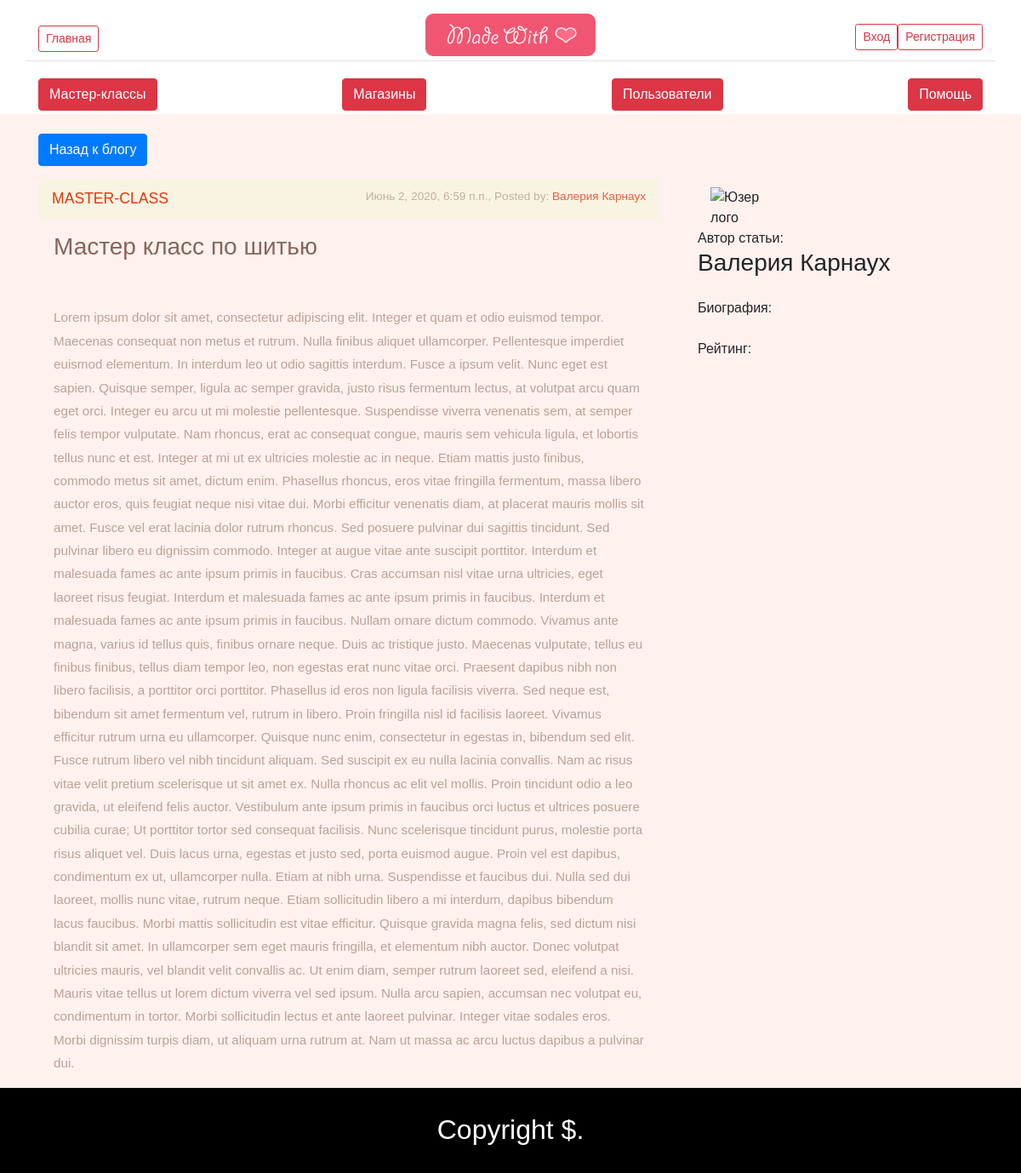
The page /blogs/article/1/ on the database as committed earlier.
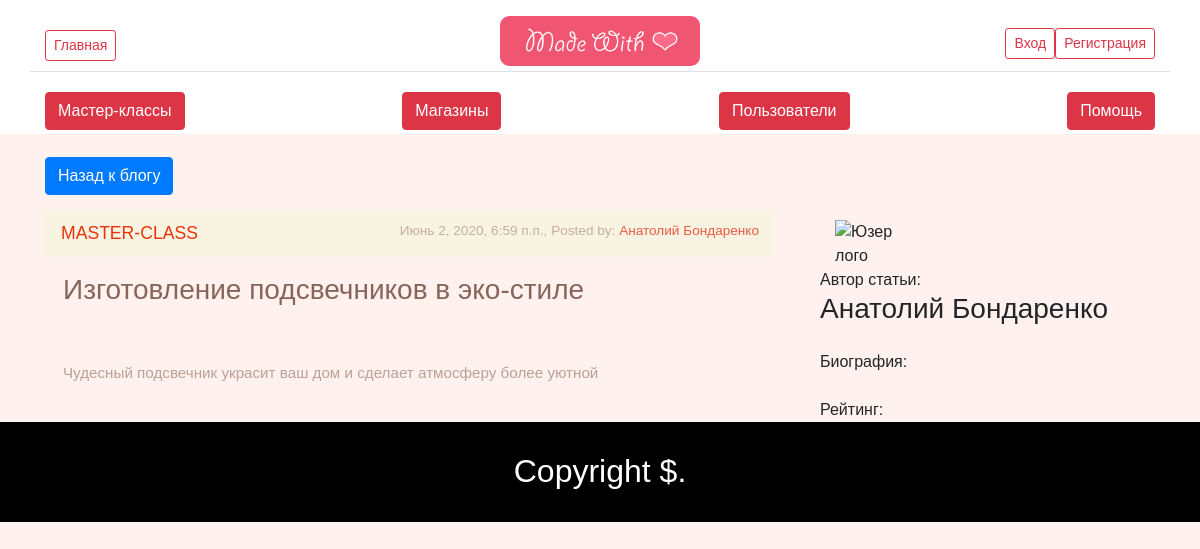
The same page on the database as committed later.
### creative_blog/models.py (models this page shows, shortened)
class MasterClass(models.Model):
    title = models.CharField(max_length=255)
    text = models.TextField(blank=True)
    author = models.ForeignKey(User, related_name="master_classes", on_delete=models.CASCADE)
    created_at = models.DateTimeField(auto_now_add=True)
    updated_at = models.DateTimeField(auto_now_add=True)
    def to_dict_full(self):
        photo = self.photo.first()
        video = self.video.first()
        return {
            'id': self.id,
            'title': self.title,
            'text': self.text,
            'author': self.author.to_dict(),
            'created_at': self.created_at,
            'updated_at': self.updated_at,
            'photo': 'images/' + photo.filename + '.' + photo.extension if photo else 'images/article_img.png',
            'video': 'video/' + video.filename + '.' + video.extension if video else False,
        }

### main_site/models.py (models this page shows)
class User(AbstractUser):
    roles = {
        "admin": "Администратор",
        "active_user": "Активный пользователь",
        "simple_user": "Простой пользователь",
    }
    role = models.CharField(max_length=24, default="simple_user")
    rating = models.DecimalField(max_digits=7, decimal_places=2, default=0.00)
    forum_nickname = models.CharField(max_length=75, default="user_nickname")
    bio = models.TextField(max_length=2048, blank=True)
    photo = models.ImageField(upload_to="user_images", blank=True)
    created_at = models.DateTimeField(auto_now_add=True)
    updated_at = models.DateTimeField(auto_now_add=True)
    def to_dict(self):
        shop = self.shops.first()
        res = {
            "id": self.id,
            "first_name": self.first_name,
            "last_name": self.last_name,
            "full_name": self.first_name + " " + self.last_name,
            "email": self.email,
            "bio": self.bio,
            "rating": str(self.rating),
            "shop_name": shop.name if shop else '',
            "image_url": self.photo.url if self.photo else 'https://banner2.cleanpng.com/20180401/kve/kisspng-user-'
                                                           'profile-computer-icons-male-id-5ac19772b4d884.'
                                                           '3909818215226366587408.jpg',
        }
        return res

### creative_blog/views.py (the view)
# urls.py: path('article/<int:article_id>/', views.article, name='article'),
def article(request, article_id):
    article = MasterClass.objects.filter(id=article_id).first()
    if not article:
        return redirect('home_page')
    return render(request, 'article.html', context={'article': article.to_dict_full()})

### creative_blog/templates/article.html (shortened to what this page needs)
{% extends 'base_template.html' %}
{% block content %}
    <div class="container">
        <div class="row">
            <div class="col-12 col-md-12" style="margin: 15px 0;">
                <a href="{% url 'blog' article.author.id %}" class="btn btn-primary">Назад к блогу</a>
            </div>
            <div class="col-md-8">
                <div class="content-grid">
                    <div class="content-grid-head">
                        <h3>MASTER-CLASS</h3>
                        <h4>{{ article.created_at }}, Posted by: <a href="{% url 'user' article.author.id %}">{{ article.author.full_name }}</a></h4>
                        <div class="clearfix"></div>
                    </div>
                    <div class="content-grid-single">
                        <h3>{{ article.title }}</h3>
                        <p>{{ article.text }}</p>
                    </div>
                </div>
            </div>
            <div class="col-md-4">
                 <div class="col-12">
                     <div class="col-12 col-md-4" style="margin-top: 10px;">
                         <img src="https://banner2.cleanpng.com/20180401/kve/kisspng-user-profile-computer-icons-male-id-5ac19772b4d884.3909818215226366587408.jpg" alt="Юзер лого" style="height: 25vh; width: 25vh;">
                     </div>
                     <p>Автор статьи:</p>
                     <h3>{{ article.author.first_name }} {{ article.author.last_name }}</h3>
                     <br>
                     <p>Биография: <br>
                         {{ user.bio }}</p>
                     <br>
                     <p>Рейтинг: {{ user.rating }}</p>
                </div>
            </div>
        </div>
    </div>
{% endblock %}

Rows that differ between the two databases and show on the page:
changed MasterClass: title "Мастер класс по шитью" → "Изготовление подсвечников в эко-стиле"; text "Lorem ipsum dolor sit amet, consectetur adipiscing elit. Integer et quam et odio euismod tempor. Maecenas consequat non metus et rutrum. Nulla finibus aliquet ullamcorper. Pellentesque imperdiet euismod elementum. In interdum leo ut odio sagittis interdum. Fusce a ipsum velit. Nunc eget est sapien. Quisque semper, ligula ac semper gravida, justo risus fermentum lectus, at volutpat arcu quam eget orci. Integer eu arcu ut mi molestie pellentesque. Suspendisse viverra venenatis sem, at semper felis tempor vulputate. Nam rhoncus, erat ac consequat congue, mauris sem vehicula ligula, et lobortis tellus nunc et est. Integer at mi ut ex ultricies molestie ac in neque. Etiam mattis justo finibus,…" → "Чудесный подсвечник украсит ваш дом и сделает атмосферу более уютной"
changed User: author.first_name "Валерия" → "Анатолий"; author.last_name "Карнаух" → "Бондаренко"
Other text that changed with them:
{{ article.author.full_name }}: "Валерия Карнаух" → "Анатолий Бондаренко"
